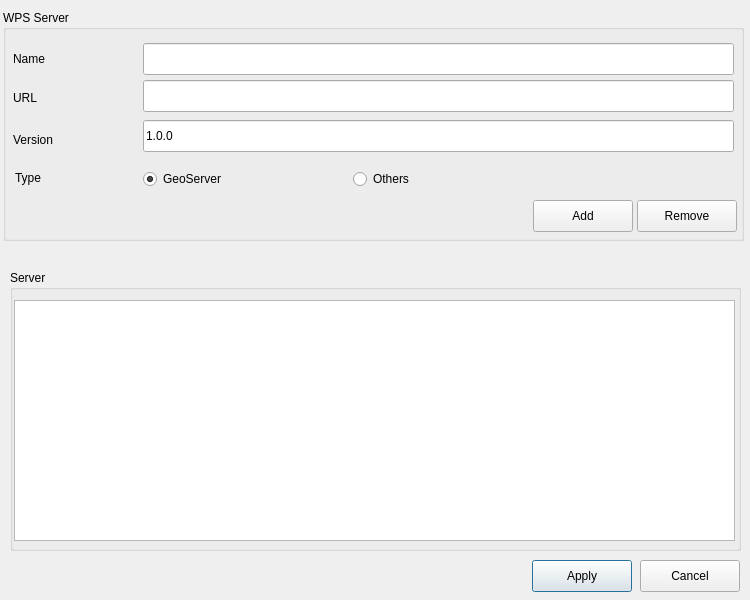
<?xml version="1.0" encoding="UTF-8"?>
<ui version="4.0">
 <class>frmServerManager</class>
 <widget class="QDialog" name="frmServerManager">
  <property name="windowModality">
   <enum>Qt::WindowModal</enum>
  </property>
  <property name="geometry">
   <rect>
    <x>0</x>
    <y>0</y>
    <width>750</width>
    <height>600</height>
   </rect>
  </property>
  <property name="sizePolicy">
   <sizepolicy hsizetype="Expanding" vsizetype="Expanding">
    <horstretch>0</horstretch>
    <verstretch>0</verstretch>
   </sizepolicy>
  </property>
  <property name="maximumSize">
   <size>
    <width>750</width>
    <height>600</height>
   </size>
  </property>
  <property name="windowTitle">
   <string>WPS Server Manager</string>
  </property>
  <property name="modal">
   <bool>true</bool>
  </property>
  <widget class="QPushButton" name="btnOk">
   <property name="geometry">
    <rect>
     <x>532</x>
     <y>560</y>
     <width>100</width>
     <height>32</height>
    </rect>
   </property>
   <property name="maximumSize">
    <size>
     <width>16777215</width>
     <height>50</height>
    </size>
   </property>
   <property name="layoutDirection">
    <enum>Qt::LeftToRight</enum>
   </property>
   <property name="text">
    <string>Apply</string>
   </property>
  </widget>
  <widget class="QGroupBox" name="grpList">
   <property name="geometry">
    <rect>
     <x>10</x>
     <y>270</y>
     <width>731</width>
     <height>281</height>
    </rect>
   </property>
   <property name="title">
    <string>Server</string>
   </property>
   <widget class="QTableWidget" name="tblServer">
    <property name="geometry">
     <rect>
      <x>4</x>
      <y>30</y>
      <width>721</width>
      <height>241</height>
     </rect>
    </property>
    <property name="sizePolicy">
     <sizepolicy hsizetype="Expanding" vsizetype="Expanding">
      <horstretch>0</horstretch>
      <verstretch>0</verstretch>
     </sizepolicy>
    </property>
    <property name="selectionMode">
     <enum>QAbstractItemView::ExtendedSelection</enum>
    </property>
    <property name="selectionBehavior">
     <enum>QAbstractItemView::SelectRows</enum>
    </property>
   </widget>
  </widget>
  <widget class="QPushButton" name="btnCancel">
   <property name="geometry">
    <rect>
     <x>640</x>
     <y>560</y>
     <width>100</width>
     <height>32</height>
    </rect>
   </property>
   <property name="maximumSize">
    <size>
     <width>16777215</width>
     <height>50</height>
    </size>
   </property>
   <property name="layoutDirection">
    <enum>Qt::LeftToRight</enum>
   </property>
   <property name="text">
    <string>Cancel</string>
   </property>
  </widget>
  <widget class="QGroupBox" name="grpWPS">
   <property name="geometry">
    <rect>
     <x>3</x>
     <y>10</y>
     <width>741</width>
     <height>231</height>
    </rect>
   </property>
   <property name="title">
    <string>WPS Server</string>
   </property>
   <widget class="QLabel" name="label">
    <property name="geometry">
     <rect>
      <x>10</x>
      <y>33</y>
      <width>111</width>
      <height>32</height>
     </rect>
    </property>
    <property name="text">
     <string>Name</string>
    </property>
   </widget>
   <widget class="QLineEdit" name="txtName">
    <property name="geometry">
     <rect>
      <x>140</x>
      <y>33</y>
      <width>591</width>
      <height>32</height>
     </rect>
    </property>
   </widget>
   <widget class="QLabel" name="label_2">
    <property name="geometry">
     <rect>
      <x>10</x>
      <y>72</y>
      <width>111</width>
      <height>32</height>
     </rect>
    </property>
    <property name="text">
     <string>URL</string>
    </property>
   </widget>
   <widget class="QLabel" name="label_3">
    <property name="geometry">
     <rect>
      <x>10</x>
      <y>114</y>
      <width>101</width>
      <height>32</height>
     </rect>
    </property>
    <property name="text">
     <string>Version</string>
    </property>
   </widget>
   <widget class="QLineEdit" name="txtURL">
    <property name="geometry">
     <rect>
      <x>140</x>
      <y>70</y>
      <width>591</width>
      <height>32</height>
     </rect>
    </property>
   </widget>
   <widget class="QLineEdit" name="txtVersion">
    <property name="geometry">
     <rect>
      <x>140</x>
      <y>110</y>
      <width>591</width>
      <height>32</height>
     </rect>
    </property>
    <property name="text">
     <string>1.0.0</string>
    </property>
   </widget>
   <widget class="QLabel" name="label_4">
    <property name="geometry">
     <rect>
      <x>12</x>
      <y>152</y>
      <width>101</width>
      <height>32</height>
     </rect>
    </property>
    <property name="text">
     <string>Type</string>
    </property>
   </widget>
   <widget class="QRadioButton" name="optGeneral">
    <property name="geometry">
     <rect>
      <x>140</x>
      <y>153</y>
      <width>191</width>
      <height>32</height>
     </rect>
    </property>
    <property name="text">
     <string>GeoServer</string>
    </property>
    <property name="checked">
     <bool>true</bool>
    </property>
   </widget>
   <widget class="QRadioButton" name="optKopss">
    <property name="geometry">
     <rect>
      <x>350</x>
      <y>153</y>
      <width>141</width>
      <height>32</height>
     </rect>
    </property>
    <property name="text">
     <string>Others</string>
    </property>
   </widget>
   <widget class="QPushButton" name="btnAdd">
    <property name="geometry">
     <rect>
      <x>530</x>
      <y>190</y>
      <width>100</width>
      <height>32</height>
     </rect>
    </property>
    <property name="text">
     <string>Add</string>
    </property>
   </widget>
   <widget class="QPushButton" name="btnDelete">
    <property name="geometry">
     <rect>
      <x>634</x>
      <y>190</y>
      <width>100</width>
      <height>32</height>
     </rect>
    </property>
    <property name="text">
     <string>Remove</string>
    </property>
   </widget>
  </widget>
 </widget>
 <tabstops>
  <tabstop>tblServer</tabstop>
 </tabstops>
 <resources/>
 <connections/>
</ui>
